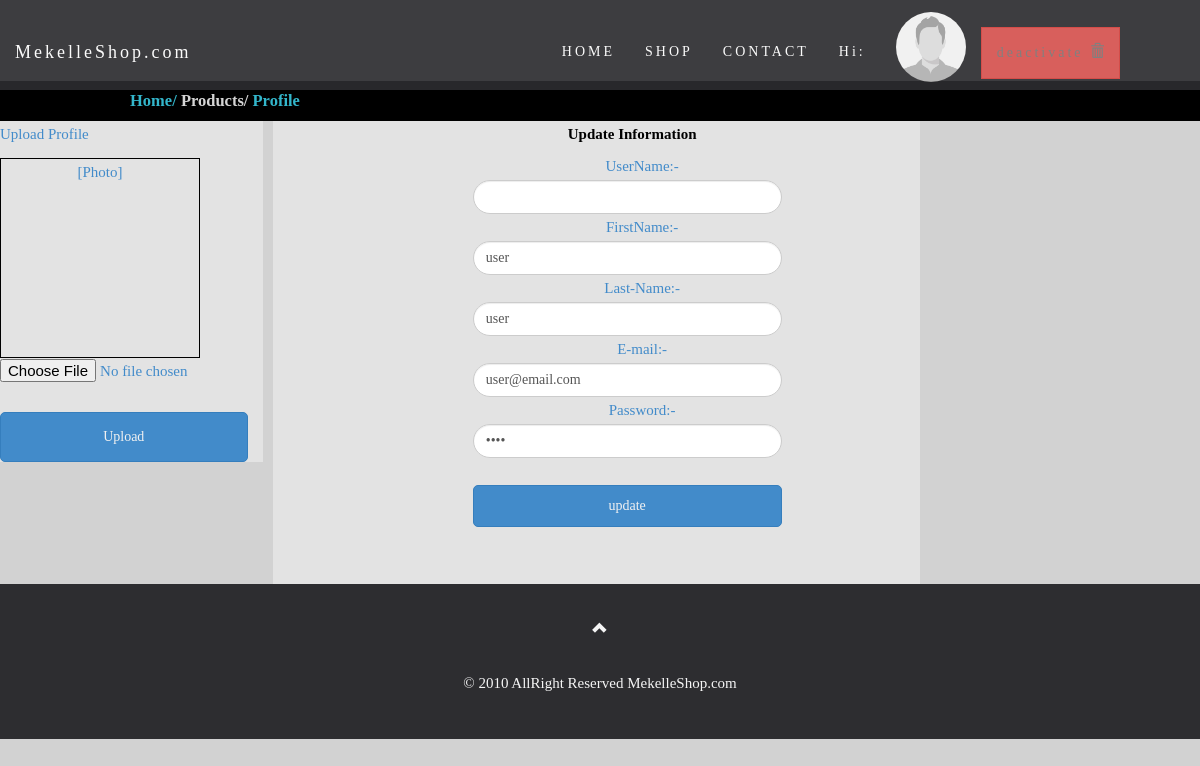
The app's page /accessesoris/profile.php?mem_id=14 (signed in) with its own data.
### tables this page shows
CREATE TABLE `member` (
  `mem_id` int(11) NOT NULL,
  `firstname` varchar(50) NOT NULL,
  `lastname` varchar(50) NOT NULL,
  `mobilenumber` varchar(30) NOT NULL,
  `email` varchar(25) NOT NULL,
  `password` varchar(12) NOT NULL,
  `profile` varchar(255) NOT NULL,
  `product` varchar(255) NOT NULL
);

### db/session.php (called while the page is built, shortened)
<?php
$id_session=$_SESSION['id'];
?>

### accessesoris/profile.php (the view, shortened to what this page needs)
<?php
include('header.php');
$ID=$_GET['mem_id'];
?>
 <div class="container-fluid" style="width:90%;">
  <div class="row">
    <div class="col-sm-3" style="background-color:#e3e3e3;color:#428bca;">
      <form method="post" action="../uploadp.php" enctype="multipart/form-data">
        <p>Upload Profile</p>
      <div style="">
          <div id = "preview" style = "width:200px; height :200px; border:1px solid #000;">
            <center id = "lbl">[Photo]</center>
          </div>
          <input type = "file" accept="image/*" id = "photo" name = "photo" required="" />
        </div>
        <br/>
        <center><button style="width:100%;height:50px;border-radius: 5px;" class="btn btn-primary" name="submit"> Upload</button></center>
      </form>
    </div>
    <div class="col-sm-7" style="background-color:#e3e3e3;margin-left: 10px;">
      <div id="product-grid">
        <?php
  $query=mysqli_query($conn,"select * from member where mem_id='$ID'")or die(mysqli_error());
$row=mysqli_fetch_array($query);
  ?>
              <form method="post" action="" style="max-width: 50%;margin-left: 30%" >
                <label style="margin-left:10px;color:#000;" >Update Information</label><br>
                 <span style="color: #428bca;text-align: center;margin-left:30px;">UserName:-
                <input type="text" name="username" value="<?php echo $row['username'];?>" style="border-radius: 360px;" class="form-control">
              </span>
              <span style="color: #428bca;text-align: center;margin-left:30px;">FirstName:-
                <input type="text" name="firstname" value="<?php echo $row['firstname'];?>" style="border-radius: 360px;" class="form-control">
              </span>
              <span style="margin-left: 30px;color: #428bca;">Last-Name:-
                <input type="text" name="lastname" value="<?php echo $row['lastname'];?>" style="max-width:;border-radius: 360px;" class="form-control"></span>
                <span style="color: #428bca;text-align: center;margin-left:30px;">E-mail:-
                <input type="text" name="email" value="<?php echo $row['email']; ?>" style="border-radius: 360px;" class="form-control">
              </span>
            <span style="margin-left:30px;color: #428bca;">Password:-<input class="form-control" style="max-width:;border-radius: 360px;" type="password" name="password" value="<?php echo $row['password']; ?>"></span><br>
            <span><input style="width: 100%;border-radius: 5px;" type="submit" name="update" class="btn btn-primary" value="update"></span>
          </form><br>
    </div>
  </div>
</div>
</div>
  <footer class="text-center">
  <a class="up-arrow" href="#myPage" data-toggle="tooltip" title="TO TOP">
    <span class="glyphicon glyphicon-chevron-up"></span>
  </a><br><br>
  <p>© 2010 AllRight Reserved MekelleShop.com</p>
</footer>
 </body>
 </html>

### accessesoris/header.php (shortened to what this page needs)
<?php require ('../db/session.php'); ?>
<?php require ('../db/config.php'); ?>
<!DOCTYPE html>
<html>
<head>
  <link rel="stylesheet" href="style.css">
  <link rel="stylesheet" href="../bootstrap/css/bootstrap.min.css">
 </head>
  <?php
              $result= mysqli_query($conn,"select * from member where  mem_id = $id_session") or die (mysqli_error());
              while ($row= mysqli_fetch_array ($result) ){
              $id=$row['mem_id'];
              ?>
 <body>
 <nav class="navbar navbar-default navbar-fixed-top">
  <div class="container-fluid">
    <div class="navbar-header">
      <a class="navbar-brand" id="font" href="../index2.php" >MekelleShop.com</a>
    </div>
    <div class="collapse navbar-collapse" id="myNavbar">
      <ul class="nav navbar-nav navbar-right" style="margin-right:80px;">
        <li class="font"><a href="../index2.php">HOME</a></li>
        <li class="font"><a href="#shop">SHOP</a></li>
        <li class="font"><a href="#contact">CONTACT</a></li>
        <li class="font"><a href="logout.php">Hi:<?php echo $row ['username']; ?></a></li>
        <li><a><img src="../profile/<?php echo $row ['profile'];?>" style="width:70px;height: 70px;margin-top: 0px;border-radius: 360px;margin-top: -30px;"></a></li>
        <li><a class="btn btn-danger" href="#delete<?php echo $id;?>" data-toggle="modal" data-target="#delete<?php echo $id;?>">deactivate
                <i class="glyphicon glyphicon-trash icon-white"></i>
              </a></li>
      </ul>
    </div>
  </div>
</nav>
<br><br><br>
  <div class="txt-heading" style="text-align:left;color:#d5d5d5;"><a href="../index2.php" style="text-decoration:none;color:#33B6CB;margin-left:120px;">Home/</a> Products/ <a href="#" style="color:#33B6CB;text-decoration: none;">Profile</a></div>
  <?php }?>

### accessesoris/style.css (style rules this page uses)
body { font-family:comic sans Ms,serif; font: 400 15px/1.8 comic sans Ms,serif; color: #777; font-weight:600px; background-color:#d2d2d2; }
.navbar { font-family:comic sans Ms,serif; height: 90px; margin-bottom: 0; border: 0; font-size: 14px !important; letter-spacing: 3px; opacity: 0.9; }
#font { color: #ffffff !important; }
.font a { color: #ffffff !important; }
.navbar li a, .navbar .navbar-brand { margin-top: 27px; }
.txt-heading { padding: 5px 10px;font-size:1.1em;font-weight:bold;color:#999; }
#product-grid { margin-bottom:30px; max-width:100%;text-align:center; }
.txt-heading { background-color: #000; color:#FFF; }

### accessesoris/header.php (style rules this page uses)
body { font-family:comic sans Ms,serif; font: 400 15px/1.8 comic sans Ms,serif; color: #777; font-weight:600px; background-color:#d2d2d2; }
.btn { padding: 10px 20px; color: #f1f1f1; border-radius: 0; transition: .2s; }
.navbar { font-family:comic sans Ms,serif; height: 90px; margin-bottom: 0; background-color: #2d2d30; border: 0; font-size: 14px !important; letter-spacing: 3px; opacity: 0.9; }
#font { color: #ffffff !important; }
.font a { color: #ffffff !important; }
.navbar li a, .navbar .navbar-brand { margin-top: 27px; }
footer { background-color: #2d2d30; color: #f5f5f5; padding: 32px; }
footer a { color: #f5f5f5; }
.form-control { border-radius: 0; }

### records on screen
member: profile (placeholder picture), firstname "user", lastname "user", email "user@email.com"
